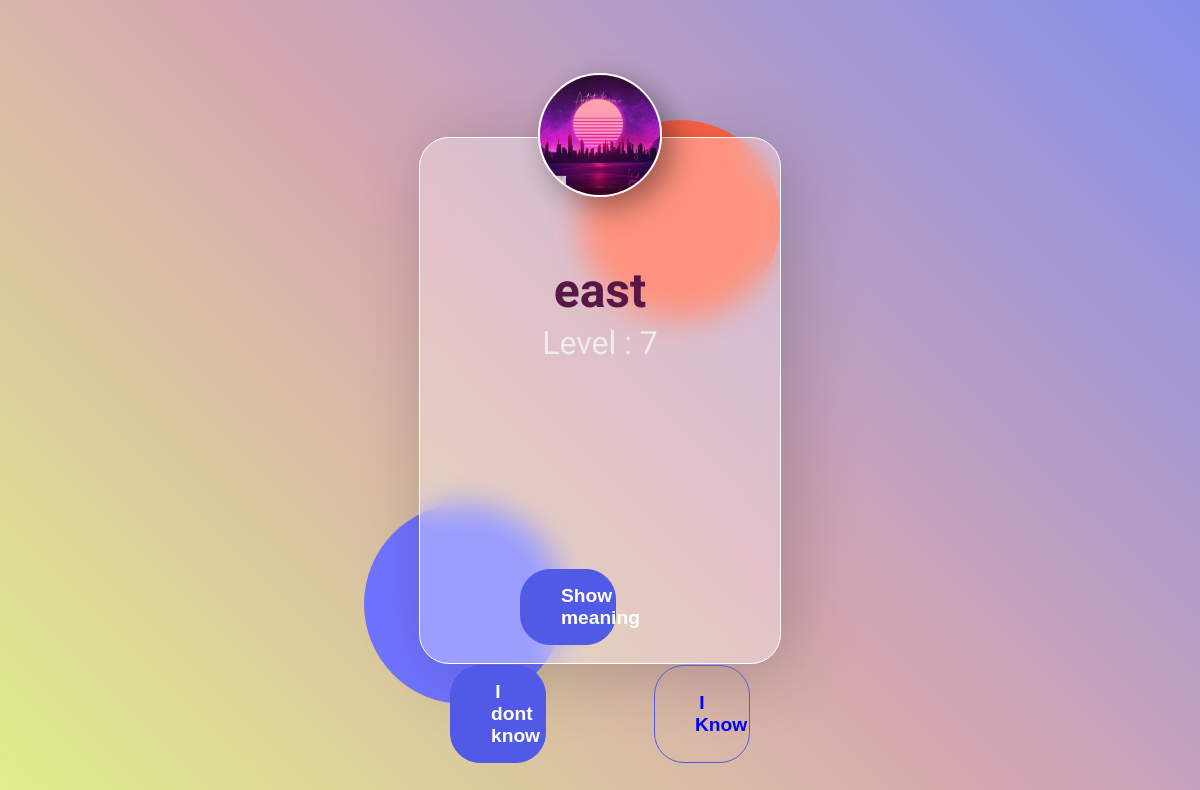
Page /ReviewLeitner/ (signed in) on the earlier database version.
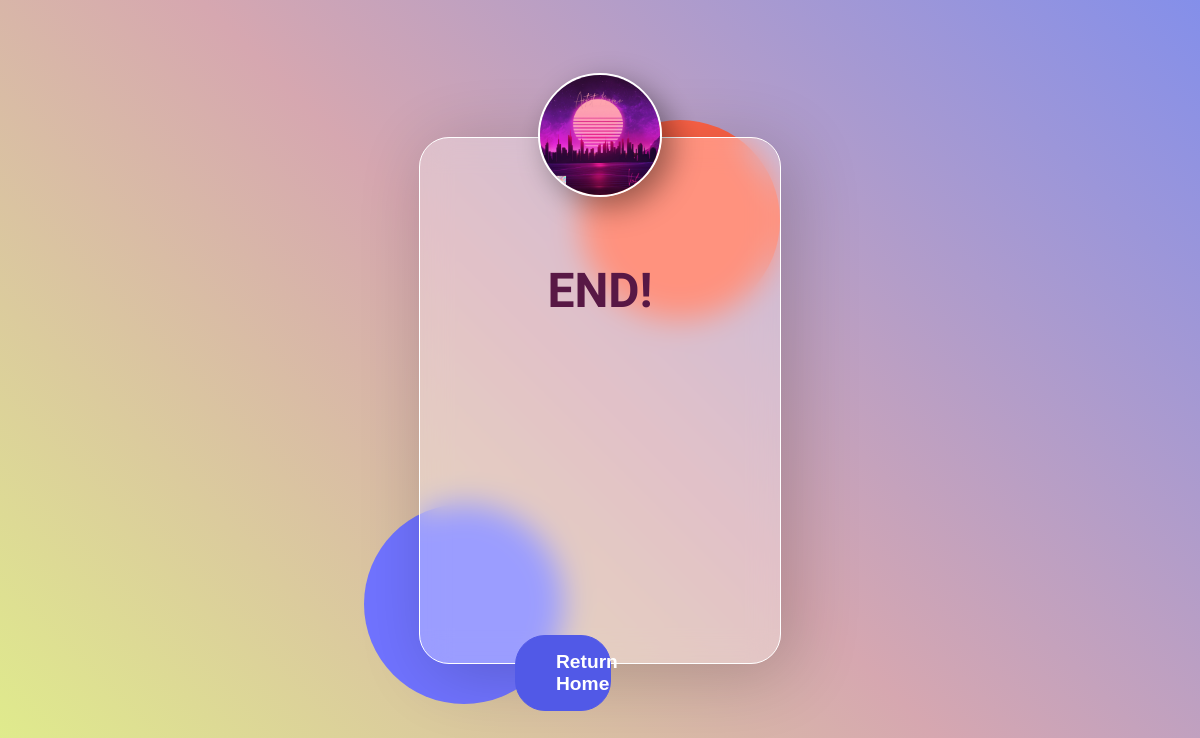
Same page on the later database version.
### leitner/models.py (models this page shows, shortened)
class Lword(models.Model):
    status_word = (
        ('1','d1'),
        ('2','d2'),
        ('3','d3'),
        ('4','w1'),
        ('5','w2'),
        ('6','m1'),
        ('7','m2'),
    )
    words = models.ForeignKey(word, on_delete=models.CASCADE,related_name="Lword")
    cycle = models.DateTimeField(default=timezone.now)
    status = models.CharField(max_length=1,choices = status_word,default='1')
    leitner = models.ForeignKey(Leitner, on_delete=models.CASCADE,related_name="lword")
    def learn(self):
        if self.cycle > timezone.now():
            return False
        else:
            return True
    def condition(self,days,delta):
        if( delta >= timedelta(days=days)):
            return True
        else:
            return False
    def reviewTime(self):
        delta = timezone.now() - self.cycle
        if self.status == '1':
            return self.condition(int(self.status),delta)
        elif self.status == '2':
            return self.condition(int(self.status),delta)
        elif self.status == '3':
            return self.condition(int(self.status),delta)
        elif self.status == '4':
            return self.condition(7,delta)
        elif self.status == '5':
            return self.condition(14,delta)
        elif self.status == '6':
            return self.condition(30,delta)
        elif self.status == '7':
            return self.condition(60,delta)
    learn.boolean = True
    reviewTime.boolean = True

### words/models.py (models this page shows)
class word(models.Model):
    text = models.CharField(max_length=30)
    meaning = models.CharField(max_length=30)
    id = models.IntegerField(primary_key=True)
    gp = models.ForeignKey(group, on_delete=models.CASCADE,related_name="words")
    def __str__(self):
        return self.text

### leitner/views.py (the view)
# urls.py: path('ReviewLeitner/', ReviewLeitner,name="ReviewLeitner"),
def ReviewLeitner(request):
    lws = request.user.leitner.lword.all()
    w_id = [w.id for w in lws if w.reviewTime()]
    items = list(lws.filter(id__in=w_id))
    try:
        QueryWord = random.choice(items)
    except IndexError :
        QueryWord = None
    return render(request,'leitner/lw.html',{'QueryWord':QueryWord})

### leitner/templates/leitner/lw.html (shortened to what this page needs)
{% load static %}
<!DOCTYPE html>
<html lang="en" >
<head>
  <link rel="stylesheet" href="{% static 'words/style2.css'%}">
  <link rel="stylesheet" href="{% static 'leitner/shuf.css'%}">
</head>
<body>
<div class="card">
  <div class="p-profile">
   <img src="{% static 'words/city.jpg' %}">
  </div>
  <div class="name">
    {% if QueryWord %}
    <h2>{{QueryWord.words}}</h2>
    <p>Level : {{QueryWord.status}}</p>
    {% else %}
    <h2>END!</h2>
    {% endif %}
  </div>
{% if QueryWord %}
<div class="button" style="margin-left: 70px;">
  <button id='btn'>Show meaning</button>
  </div>
  <div class="button">
    <button><a href="{% url 'leitner:WordUnLearned' QueryWord.id %}" style="text-decoration:none;Color:white">I dont know</a></button>
    <button><a href="{% url 'leitner:WordLearned' QueryWord.id %}" style="text-decoration:none;Color:blue">I Know</a></button>
    {% else %}
    <div class="button">
    <button style="margin-left: 65px;"><a href="{% url 'words:panel' %}" style="text-decoration:none;Color:white">Return Home</a></button>
    {% endif %}
  </div>
</div>
<div class="circle1"></div>
<div class="circle2"></div>
</body>
</html>

### words/static/words/style2.css (style rules this page uses)
* { padding: 0; margin: 0; }
body { background: #e0ef8a; background: linear-gradient(45deg, #e0ef8a 0%, #d6a7b0 50%, #848fea 100%); background-size: cover; background-repeat: no-repeat; font-family: "poppins", sans-serif; display: flex; justify-content: center; align-items: center; min-height: 100vh; }
.card { width: 300px; height: 465px; border-radius: 30px; padding: 30px; backdrop-filter: blur(15px); box-shadow: 10px 10px 70px rgba(0, 0, 0, 0.2); border: solid 1px white; background: rgba(255, 255, 255, 0.3); position: relative; z-index: 3; }
.card .p-profile { display: flex; justify-content: center; top: -95px; position: relative; }
.card .p-profile img { width: 120px; height: 120px; object-fit: cover; border-radius: 50%; border: solid 2px white; box-shadow: 10px 10px 30px rgba(0, 0, 0, 0.4); }
.card .name { top: -30px; position: relative; }
.card .name h2, .card .name p { text-align: center; }
.card .name h2 { color: #581845; }
.card .button { display: flex; justify-content: space-between; margin: 20px 0px; }
.card .button button { padding: 15px 40px; border: 1.5px solid #5159E7; border-radius: 30px; background: none; color: white; font-weight: 600; cursor: pointer; transition: all 0.2s; position: relative; }
.card .button button:nth-child(1) { background: #5159E7; }
.circle1, .circle2 { width: 200px; height: 200px; position: absolute; z-index: -1; border-radius: 50%; }
.circle1 { top: 15%; right: 35%; background: tomato; }
.circle2 { top: 63%; right: 53%; background: #7073ff; }

### leitner/static/leitner/shuf.css (style rules this page uses)
body { margin: 0; padding: 0; font-family: 'Electrolize'; font-size: 2em; text-transform: ; background-color: hsla(0, 0%, 10%, 1); color: hsla(0, 0%, 93%, 1); width: 100%; overflow: hidden; }
button { background: transparent; border: 1px solid hsla(0, 0%, 0%, .8); padding: .5em; width: 5em; font-size: 60%; }

Differences in the rows shown:
removed Lword: words "east", status "7"
Other differences:
text no longer shown: "Level : Show meaning I dont know I Know"
text now shown: "END! Return Home"
